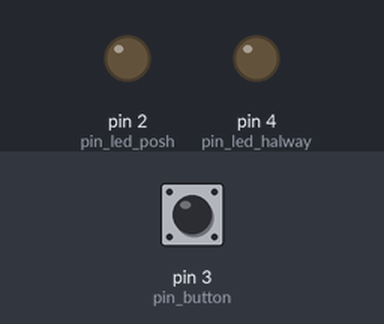
Simulated run of this sketch. Board: Arduino Uno, built with avr-gcc and run on an emulated ATmega328P. On the bench: output pins drawn as LEDs (lit = HIGH). The test bench sets the inputs (shaded band); at power-on: pin 3 (pin_button) HIGH.

Above: at 1.2 s.
1.3 s: pin 3 (pin_button) pulled LOW for 0.15 s
At 2.1 s:
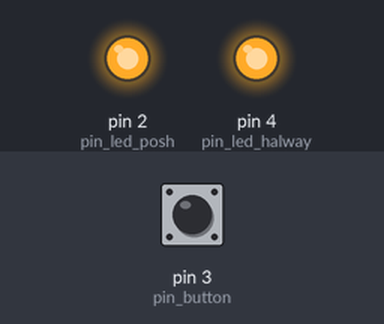
At 32.1 s:
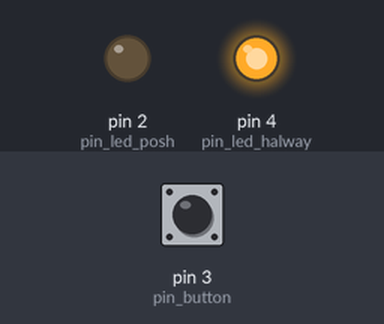
Timing chart, 0 to 32.7 s (numbered marks = the images above; inputs shaded):
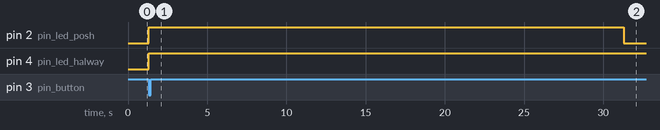

The sketch:

sketch_aug18a.ino
```cpp
// Pin connections
const int pin_button = 3;
const int pin_led_posh = 2;
const int pin_led_halway = 4;

// Stores the button state
int button_state = 0;

// Stores the starting time
unsigned long initialTime = 0;

void setup() {
  // Set LED pins as outputs
  pinMode(pin_led_posh, OUTPUT);
  pinMode(pin_led_halway, OUTPUT);

  // Set button as input with internal pull-up resistor
  pinMode(pin_button, INPUT_PULLUP);
}

void loop() {

  // Read the current button state
  button_state = digitalRead(pin_button);

  // Check if the button is pressed
  if (button_state == LOW) {

    // Turn both LEDs ON
    digitalWrite(pin_led_posh, HIGH);
    digitalWrite(pin_led_halway, HIGH);

    // Record the starting time
    initialTime = millis();

    // Wait for 30 seconds
    while (millis() - initialTime < 30000) {
    }

    // Turn off the first LED
    digitalWrite(pin_led_posh, LOW);

    // Wait until 60 seconds have passed
    while (millis() - initialTime < 60000) {
    }

    // Turn off the second LED
    digitalWrite(pin_led_halway, LOW);
  }
  else {

    // Keep both LEDs OFF when button is not pressed
    digitalWrite(pin_led_posh, LOW);
    digitalWrite(pin_led_halway, LOW);
  }
}
```

Measured:
- after the input at 1.3 s, pin 2 (pin_led_posh): LOW → HIGH at once, → LOW 30.0 s later; pin 4 (pin_led_halway): LOW → HIGH at once
